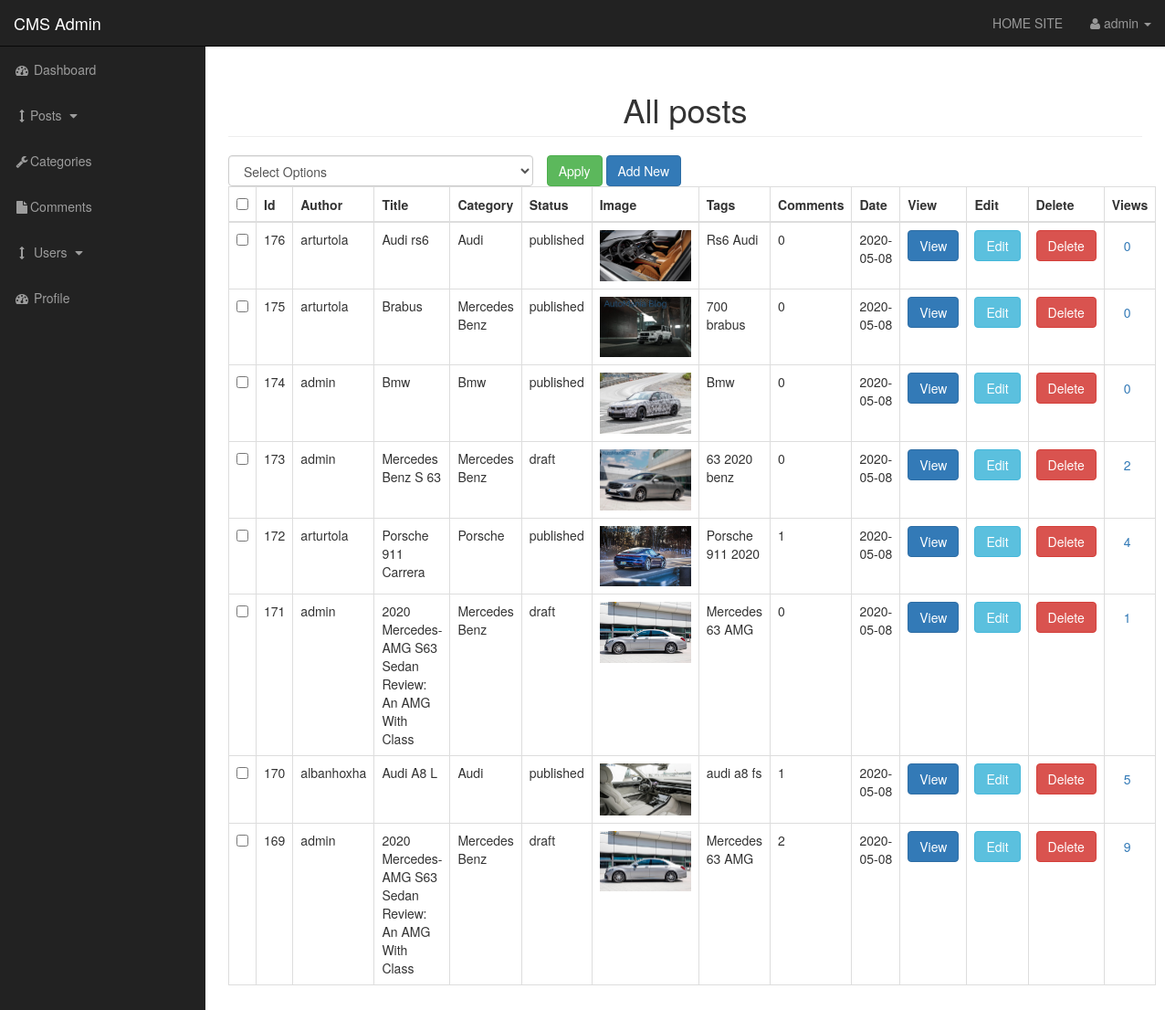
Page /admin/posts.php (signed in) on the committed database.
### tables this page shows
CREATE TABLE `posts` (
  `post_id` int(3) NOT NULL,
  `post_category_id` int(3) NOT NULL,
  `post_title` varchar(255) NOT NULL,
  `post_user` varchar(255) NOT NULL,
  `post_date` date NOT NULL,
  `post_image` text NOT NULL,
  `post_content` text NOT NULL,
  `post_tags` varchar(255) NOT NULL,
  `post_comment_count` int(11) NOT NULL,
  `post_status` varchar(255) DEFAULT 'draft',
  `post_views_count` int(11) NOT NULL
);

CREATE TABLE `categories` (
  `cat_id` int(3) NOT NULL,
  `cat_title` varchar(255) NOT NULL
);

### admin/includes/view_all_posts.php (the view, shortened to what this page needs)
        <form action="" method="post">
        <table class="table table-bordered table-hover">
        <div id="bulkOptionContainer" class="col-xs-4">
         <select class="form-control" name="bulk_options" id="">
         <option value="">Select Options</option>
         </select>
            </div>
        <div class="col-xs-4">
        <input type="submit" name="submit" class="btn btn-success" value="Apply">
        <a class="btn btn-primary" href="posts.php?source=add_post">Add New </a>
        </div>
                            <thead>
                            <tr>
                                <th><input id="selectAllBoxes" type="checkbox"></th>
                                <th>Id</th>
                                <th>Author</th>
                                <th>Title</th>
                                <th>Category</th>
                                <th>Status</th>
                                <th>Image</th>
                                <th>Tags</th>
                                <th>Comments</th>
                                <th>Date </th>
                                <th>View</th>
                                <th>Edit</th>
                                <th>Delete</th>
                                <th>Views</th>
                            </tr>
                            </thead>
                            <tbody>
<?php
$query ="SELECT posts.post_id, posts.post_user, posts.post_title, posts.post_category_id, posts.post_status, posts.post_image,";
$query .= " posts.post_tags, posts.post_comment_count, posts.post_date, posts.post_views_count, categories.cat_id, categories.cat_title  ";
$query .=" FROM posts ";
$query .=" LEFT JOIN categories ON posts.post_category_id = categories.cat_id ORDER BY posts.post_id DESC ";
$select_posts = mysqli_query($connection, $query);
                            while ($row = mysqli_fetch_assoc($select_posts)) {
                                    $post_id          = $row['post_id'];
                                    $post_user        = $row['post_user'];
                                    $post_title       = $row['post_title'];
                                    $post_status      = $row['post_status'];
                                    $post_image       = $row['post_image'];
                                    $post_tags        = $row['post_tags'];
                                    $post_date        = $row['post_date'];
                                    $post_views_count = $row['post_views_count'];
                                    $category_title   = $row['cat_title'];
                                    echo "<tr>";
                                ?>
                                   <td><input class='checkBoxes' id="selectAllBoxes" type='checkbox' name='checkBoxArray[]' value='<?php echo $post_id; ?>'></td>
                                <?php
                                    echo "<td>{$post_id}</td>";
                                    echo "<td>$post_user</td>";
                                    echo "<td>{$post_title}</td>";
                                    echo "<td>{$category_title}</td>";
                                    echo "<td>{$post_status}</td>";
                                    echo "<td><img width='100' src='../images/$post_image' alt='image'></td>";
                                    echo "<td>{$post_tags}</td>";
                                $query = "SELECT * FROM comments WHERE comment_post_id = $post_id";
                                $send_comment_query = mysqli_query($connection, $query);
                                $count_comments = mysqli_num_rows($send_comment_query);
                                    echo "<td>{$count_comments}</td>";
                                    echo "<td>{$post_date}</td>";
                                    echo "<td><a class='btn btn-primary' href='../post/$post_id' target='_blank'>View</a></td>";
                                    echo "<td><a class='btn btn-info'href='posts.php?source=edit_post&p_id={$post_id}' target='_blank' >Edit</a></td>";
                                    echo "<td><a class ='btn btn-danger' onClick=\"javascript: return confirm('Are you sure you want to delete');\" href='posts.php?delete={$post_id}'>Delete</a></td>";
                                    echo "<td><a class ='btn btn-warming' onClick=\"javascript: return confirm('Are you sure you want to Reset Post Views Count To 0');\" href='posts.php?reset={$post_id}'>{$post_views_count}</a></td>";
                                    echo "</tr>";
                   }
?>
                                        </tbody>
                                        </table>
    </form>

### admin/css/sb-admin.css (style rules this page uses)
body { margin-top: 100px; background-color: #222; }
@media (min-width:768px) { body { margin-top: 50px; } }
#bulkOptionContainer { padding: 0px; }

### rows in the picture
posts: post_id "176", post_user "arturtola", post_title "Audi rs6", categories.cat_title "Audi", post_status "published", post_image (picture), post_tags "Rs6 Audi", count_comments "0", post_date "2020-05-08", post_views_count "0"
posts: post_id "175", post_user "arturtola", post_title "Brabus", categories.cat_title "Mercedes Benz", post_status "published", post_image (picture), post_tags "700 brabus", count_comments "0", post_date "2020-05-08", post_views_count "0"
posts: post_id "174", post_user "admin", post_title "Bmw", categories.cat_title "Bmw", post_status "published", post_image (picture), post_tags "Bmw", count_comments "0", post_date "2020-05-08", post_views_count "0"
posts: post_id "173", post_user "admin", post_title "Mercedes Benz S 63", categories.cat_title "Mercedes Benz", post_status "draft", post_image (picture), post_tags "63 2020 benz", count_comments "0", post_date "2020-05-08", post_views_count "2"
posts: post_id "172", post_user "arturtola", post_title "Porsche 911 Carrera", categories.cat_title "Porsche", post_status "published", post_image (picture), post_tags "Porsche 911 2020", count_comments "1", post_date "2020-05-08", post_views_count "4"
posts: post_id "171", post_user "admin", post_title "2020 Mercedes-AMG S63 Sedan Review: An AMG With Class", categories.cat_title "Mercedes Benz", post_status "draft", post_image (picture), post_tags "Mercedes 63 AMG", count_comments "0", post_date "2020-05-08", post_views_count "1"
posts: post_id "170", post_user "albanhoxha", post_title "Audi A8 L", categories.cat_title "Audi", post_status "published", post_image (picture), post_tags "audi a8 fs", count_comments "1", post_date "2020-05-08", post_views_count "5"
posts: post_id "169", post_user "admin", post_title "2020 Mercedes-AMG S63 Sedan Review: An AMG With Class", categories.cat_title "Mercedes Benz", post_status "draft", post_image (picture), post_tags "Mercedes 63 AMG", count_comments "2", post_date "2020-05-08", post_views_count "9"

### other values in the picture
$_SESSION['username'] "admin"
